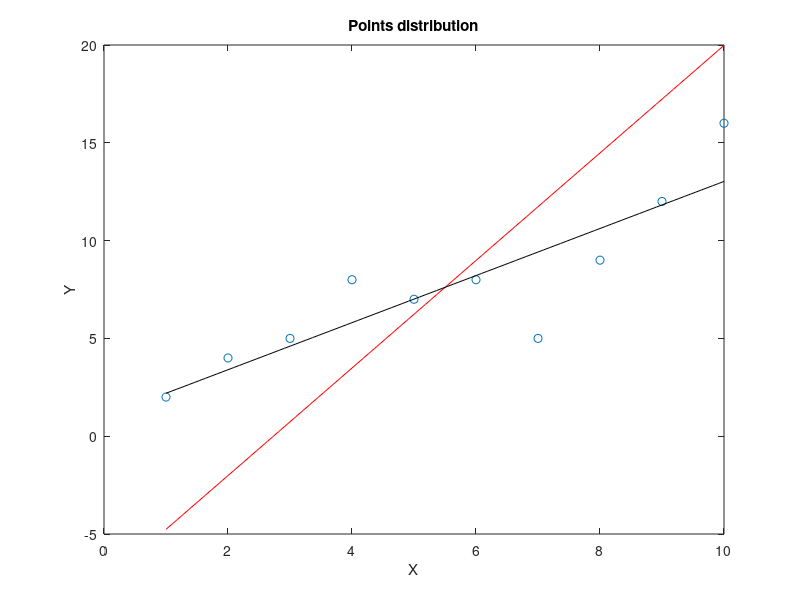
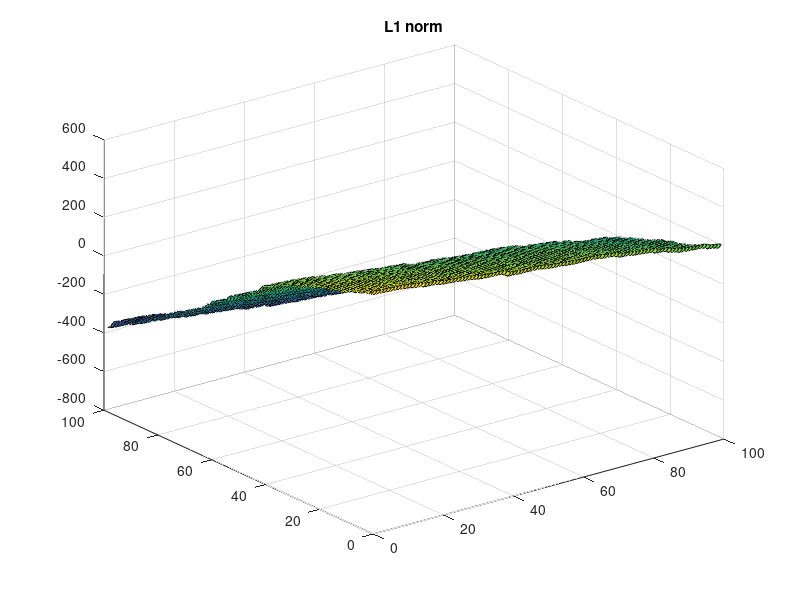
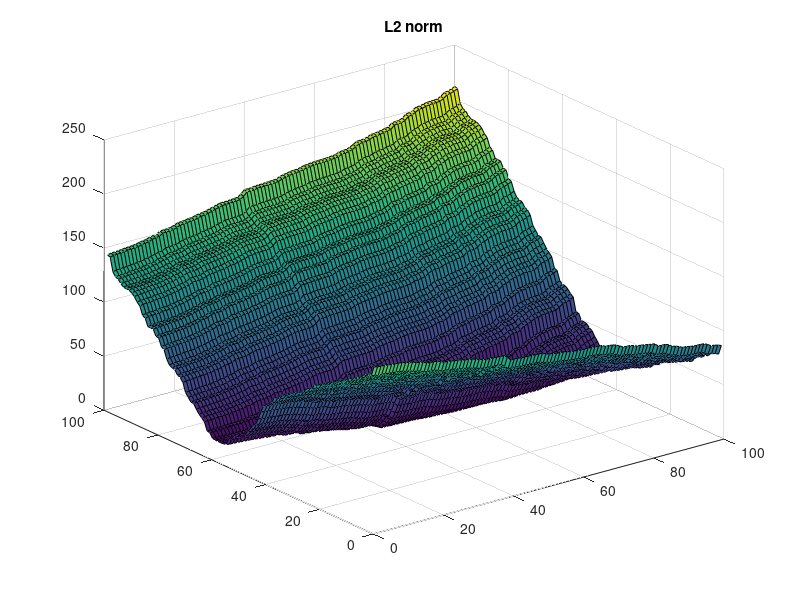

Write the MATLAB code that produced these figures, in order.
clear all; close all
X = [1:10];
Y = [2 4 5 8 7 8 5 9 12 16];

plot(X, Y,'o');
xlabel('X')
ylabel('Y')
title('Points distribution')

% error functions
%err1 = @(y1,y2) XXX;
%err2 = @(y1,y2) XXX;

% line
y = @(m,c,x) m*x + c;

% approximate range
N = 100;
mmin = -5; mmax = 15;
cmin = -10; cmax = 25;
%mrange = linspace(mmin,mmax,N)';
%crange = linspace(mmin,mmax,N)';
mrange = mmin + mmax*rand(N,1);
crange = cmin + cmax*rand(N,1);
mrange = sort(mrange);
crange = sort(crange);

err = zeros(length(mrange),length(crange));
err_l1 = zeros(length(mrange),length(crange));   
err_l2 = zeros(length(mrange),length(crange));    
% grid search
for ii = 1:length(mrange)
    for jj = 1:length(crange)
        err_l1(ii,jj) = sum(Y-mrange(ii)*X-crange(jj));  % By definition of L1 norm 
        err_l2(ii,jj) = sum((Y-mrange(ii)*X-crange(jj)).^2)^(0.5); % By definition of L2 norm
    end
end
figure
surf(err_l1)
title('L1 norm')
figure
surf(err_l2)
title('L2 norm')

% find minimum
% l1
min_err = min(min(abs(err_l1)));
[row,col] = find(min_err==abs(err_l1)); % returns the row and column of the minimum error value
m1 = mrange(row);
c1 = crange(col);
x = linspace(1,10);
figure(1); hold on
plot(x,y(m1,c1,x),'r')

% l2
min_err = min(min(abs(err_l2)));
[row,col] = find(min_err==abs(err_l2));
m1 = mrange(row);
c1 = crange(col);
x = linspace(1,10);
figure(1); hold on
plot(x,y(m1,c1,x),'k')